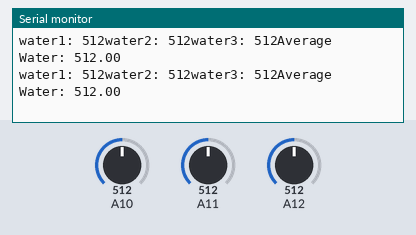
The sketch below on a simulated Arduino Mega 2560, built with avr-gcc and run on an emulated ATmega2560. Shown: the last lines printed to the serial monitor. Inputs (shaded band) come from the test bench; at power-on: A11 = 512, A10 = 512, A12 = 512.

Above: at 2.3 s.
2.4 s: A11 set to 523
At 3.5 s:
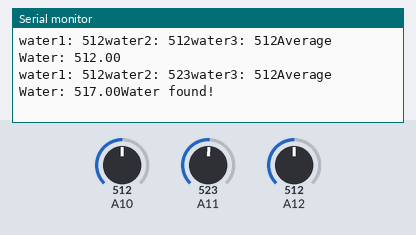
6.5 s: A10 set to 535
At 8.0 s:
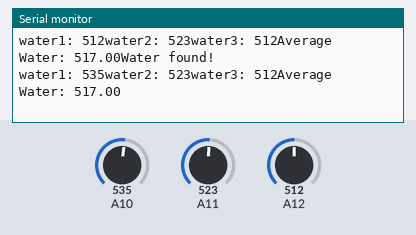
8.6 s: A12 set to 540
At 8.6 s:
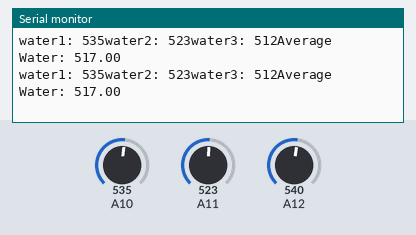
10.7 s: A12 set to 559
At 12.8 s:
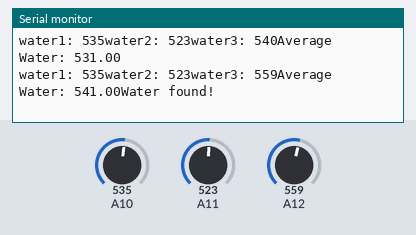

The sketch:

sensor_Project.ino
```cpp
void setup() {
Serial.begin(9600);
pinMode(0,OUTPUT);
pinMode(26,INPUT);
pinMode(27,INPUT);
pinMode(28,INPUT);
}

void loop() {
  int water1 = analogRead(26);
  int water2 = analogRead(27);
  int water3 = analogRead(28);

float water_avg= (water2+water3)/2;
    Serial.print("water1: ");
    Serial.print(water1);
    Serial.print("water2: ");
    Serial.print(water2);
    Serial.print("water3: ");
    Serial.print(water3);
    Serial.print("Average Water: ");
    Serial.print(water_avg);

  if(water1<water_avg){
   Serial.println("Water found!");
   digitalWrite(0,1);
   delay(1000);
    }

  else {
    Serial.println("  ");
    delay(500);
    }

  delay(1000);
}
```

Measured:
- the behaviour switches between 513 and 514 on A11 (found by bisection; images 0 and 1)
- the behaviour switches between 516 and 517 on A10 (found by bisection; images 1 and 2)
- the behaviour switches between 548 and 549 on A12 (found by bisection; images 3 and 4)
- after the input at 2.4 s, the serial monitor: prints a new line after 0.60 s (image 1)
- after the input at 6.5 s, the serial monitor: prints a new line after 0.51 s (image 2)
- after the input at 10.7 s, the serial monitor: prints a new line after 0.82 s (image 4)
